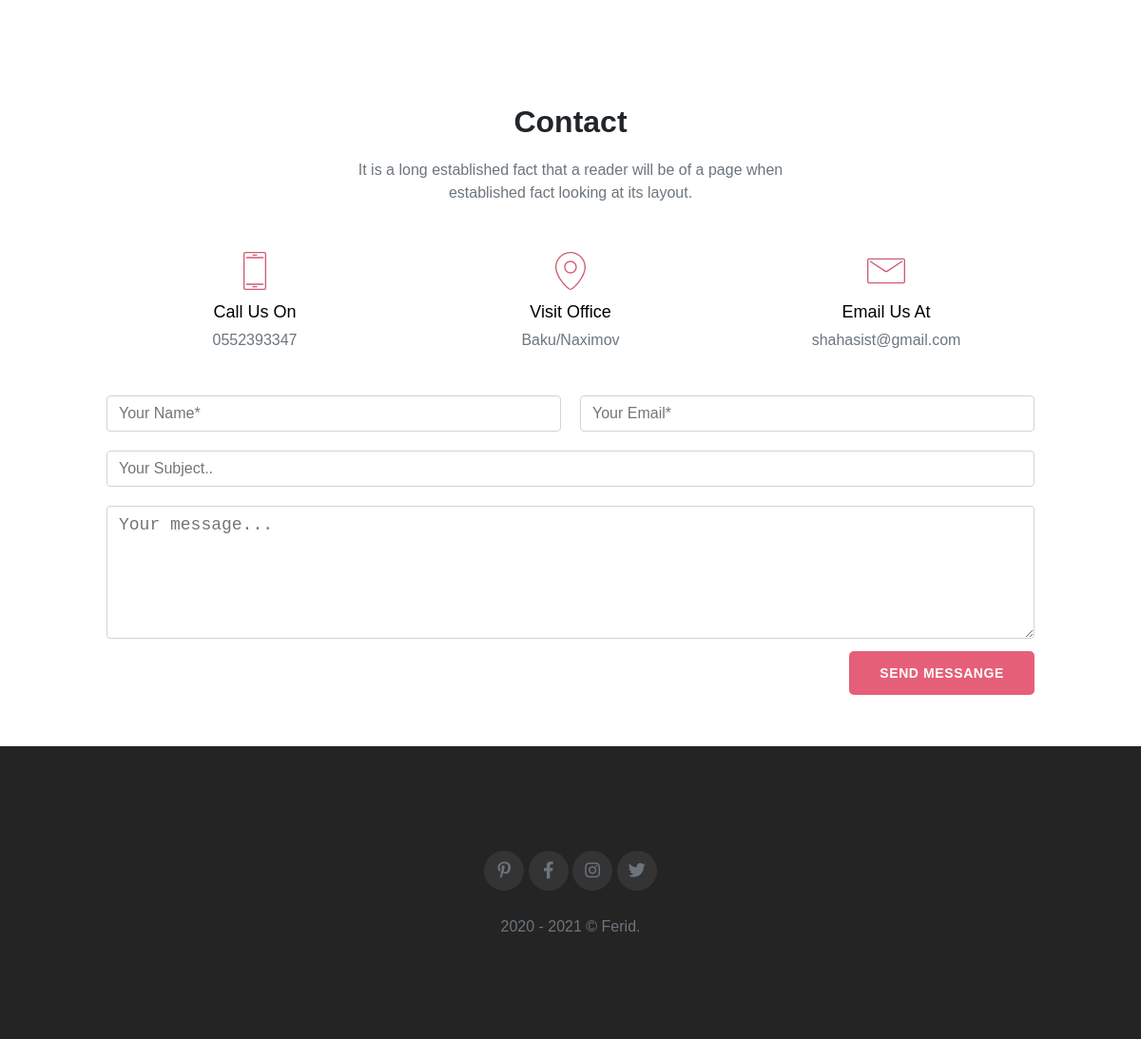
Before: / (lower part) with the older database file.
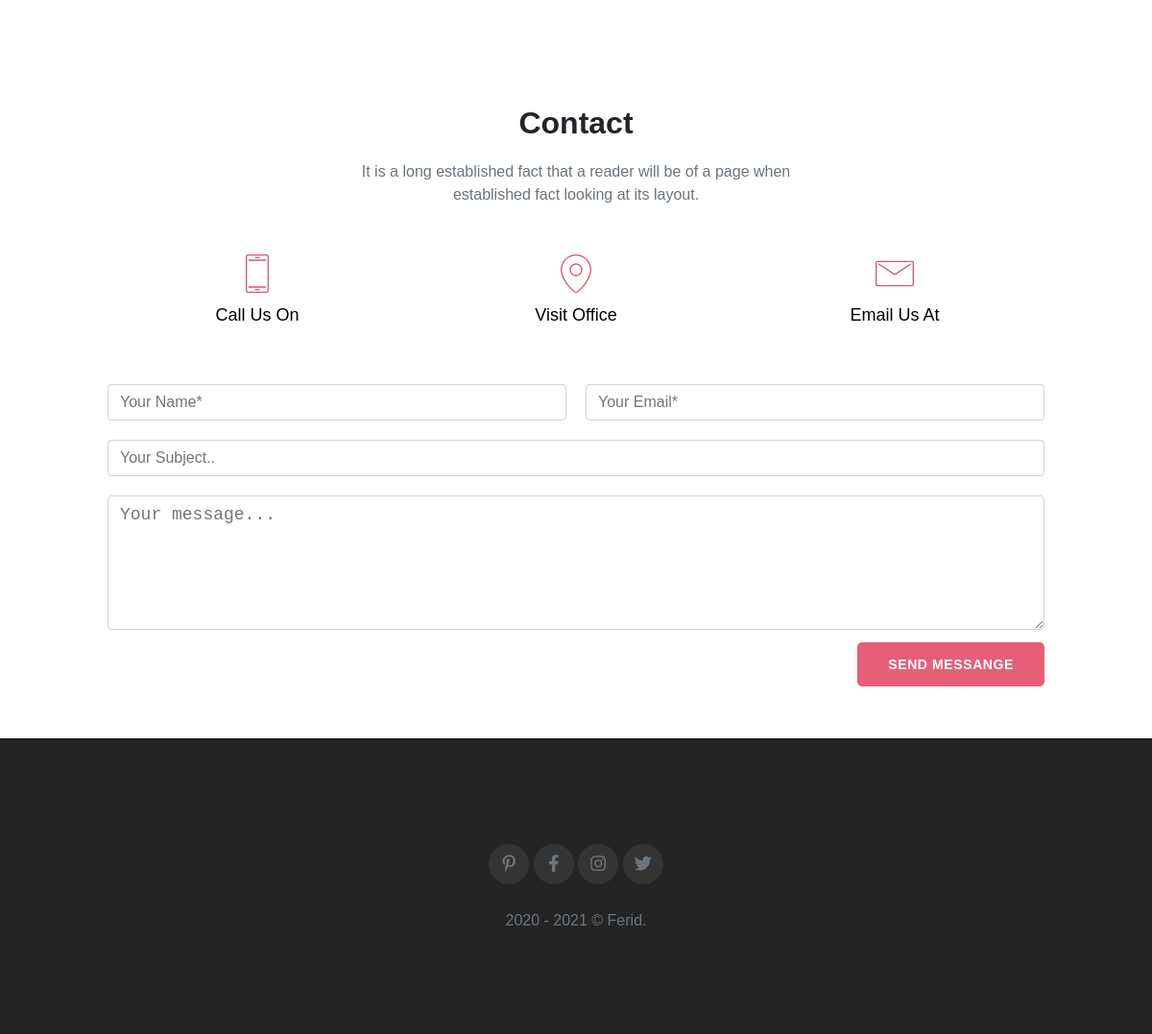
After: the same page with the newer database file.
### models.py (models this page shows)
class Contact(db.Model):
    id = db.Column(db.Integer, primary_key=True)
    elaqe = db.Column(db.String(100),nullable=False)
    unvan = db.Column(db.String(100),nullable=False)
    email = db.Column(db.String(100),nullable=False)

class Social(db.Model):
    id = db.Column(db.Integer, primary_key=True)
    pinterest = db.Column(db.String)
    facebook = db.Column(db.String)
    instagram = db.Column(db.String)
    twitter = db.Column(db.String)

### app/routes.py (the view)
@app.route('/',methods=['GET','POST'])
def homePage():
    seo=Seo.query.all()
    blog=Blogs.query.filter_by(blogStatus=True).all()
    contact= Contact.query.all()
    about=About.query.all()
    client=Client.query.all()
    social=Social.query.all()
    portfolio=Portfolio.query.all()
    category=Category.query.all()
    if request.method == 'POST':
        form = Form(userName=request.form['name'],userEmail=request.form['email'],
            userSubject=request.form['subject'],userMessage=request.form['comments'])
        db.session.add(form)
        db.session.commit()
        return redirect ('/')
    return render_template('app/index.html',seo=seo,blog=blog,contact=contact,about=about,client=client,social=social,portfolio=portfolio,category=category)

### app/templates/app/index.html (shortened to what this page needs)
{% extends "app/layout.html" %}

### app/templates/app/layout.html (shortened to what the changed rows need)
<!DOCTYPE html>
<html>
<head>
    <link rel="stylesheet" href="https://cdnjs.cloudflare.com/ajax/libs/font-awesome/5.15.1/css/all.min.css"
 />
    <link rel="stylesheet" href="./static/css/reset.css">
    <link rel="stylesheet" href="./static/css/style.css">
</head>
<body>
    <section id="contact" class="pv-10x">
        <div class="container">
            <div class="row width-full">
                <h2 class="col-12">Contact</h2>
            </div>
            <div class="row width-full icons width-full mv-3x">
                <div class="col-4 mr-2x ml-2x width-full "><img src="./static/img/svg/mbri-mobile2.svg" alt="">
                    <h4 class="mv-1x">Call Us On</h4>
                    {% for i in contact %}
                    <p class="text-muted">{{i.elaqe}}</p>
                    {% endfor %}
                </div>
                <div class="col-4 mr-2x ml-2x width-full "><img src="./static/img/svg/mbri-pin.svg" alt="">
                    <h4 class="mv-1x">Visit Office</h4>
                    {% for i in contact %}
                    <p class="text-muted">{{i.unvan}}</p>
                    {% endfor %}
                </div>
                <div class="col-4 mr-2x ml-2x width-full "><img src="./static/img/svg/mbri-letter.svg" alt="">
                    <h4 class="mv-1x">Email Us At</h4>
                    {% for i in contact %}
                    <p class="text-muted">{{i.email}}</p>
                    {% endfor %}
                </div>
            </div>
        </div>
    </section>
    <footer id="footer" class="relative p-10x">
        <div class="container">
            <div class="row flex-full-center text-center">
                <div class="col-12">
                    <div class="text-center text-white">
                        <ul class="list-inline mb-3x">
                            {% for i in social %}
                            <li class="list-inline-item"><a class="link" href="{{i.pinterest}}" target="blank"><i
                                        class="reng fab fa-pinterest-p"></i></a>
                            </li>
                            <li class="list-inline-item"><a class="link" href="{{i.facebook}}" target="blank"><i
                                        class="reng fab fa-facebook-f"></i></a>
                            </li>
                            <li class="list-inline-item"><a class="link" href="{{i.instagram}}" target="blank"><i
                                        class="reng fab fa-instagram"></i></a>
                            </li>
                            <li class="list-inline-item"><a class="link" href="{{i.twitter}}" target="blank"><i
                                        class="reng fab fa-twitter"></i></a>
                            </li>
                            {% endfor %}
                        </ul>
                    </div>
                </div>
            </div>
        </div>
    </footer>
</body>
</html>

Changed rows visible on the page:
removed Contact: elaqe "0552393347", unvan "Baku/Naximov", email "shahasist@gmail.com"
